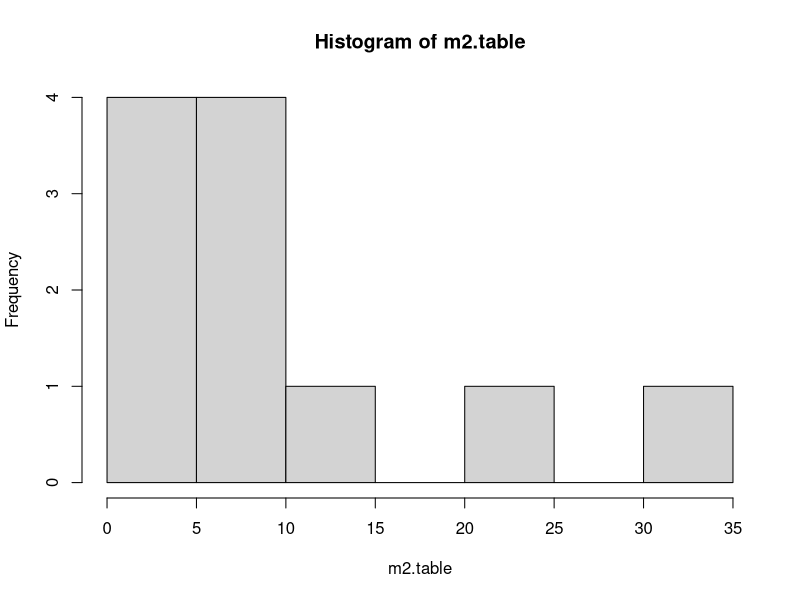
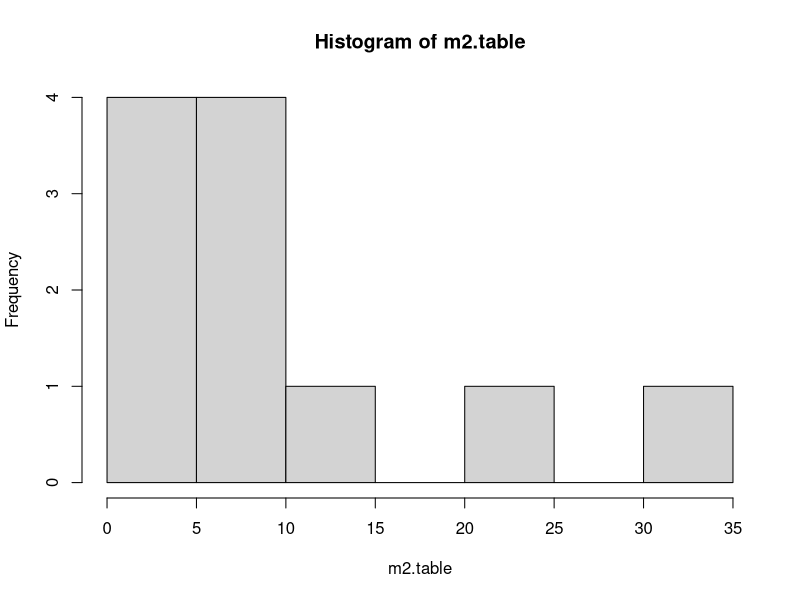
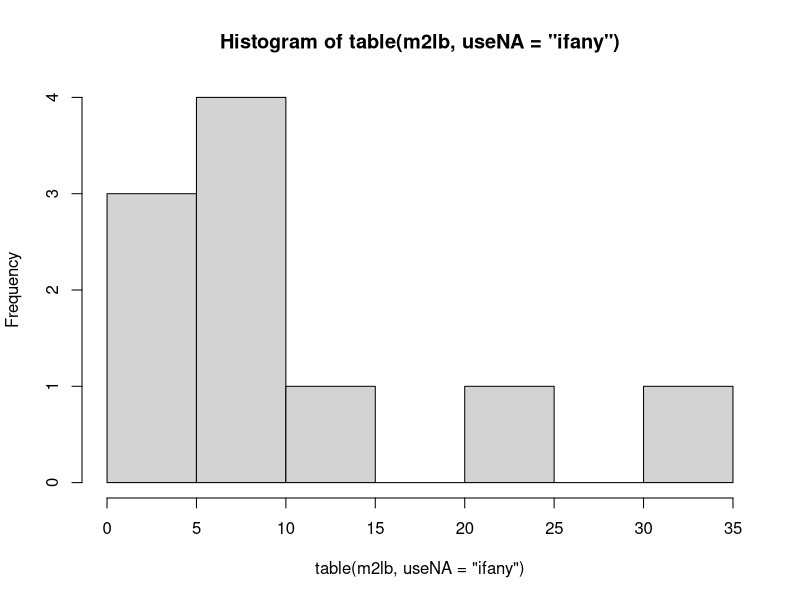

Reproduce these figures in R, in order. (Note: this script raises an error after producing the figures.)
#question:1
x=c(10,20,30,10,40,50)
x1=rep(x,c(3,5,2,2,4,4))
x1
table(x1)
mean(x1)
#question3
set.seed(09)
m=ceiling(runif(50,0,100))
m
cat(m)
range(m)
breaks=seq(0,100,by=10)
m.cuts=cut(m,breaks)
m.cuts
m.table=table(m.cuts)
m.table
cbind(m.table)

#m2=c(12,63,61,63,87,65,1,24,67,52,70,55,29,93,30,84,29,27,19,
#24,32,31,16,4,22,82,53,92,84,5,46,27,31,51,19,76,21,26,
#100,81,56, 65,32,63,33,51,68,49,25,77)#
set.seed(1234)
m2=ceiling(rnorm(100,60,15))
m2
mean(m2)
cat(m2)
range(m2)
table(m2)
m2[c(1,2,3,4,5)]=c(0,10,11,99,100)#to check the cut command replacing first 5 values
head(m2,n=5)

breaks=seq(0,100,by=10)#to create class intervals
breaks
m2.cuts=cut(m2,breaks)#default right=true
m2.cuts
head(m2.cuts,n=5)
#head(m2,n=5)
#m2.table=table(m2.cuts)#doesnot displays NA values
m2.table=table(m2.cuts,useNA='ifany')#displays NA values
m2.table
cbind(m2.table)
hist(m2.table)
hist(m2.table,breaks=10)

#correct the problem of NA
s=cut(m2,breaks=breaks,include.lowest=T)#default right=T
as.character(head(s,n=5))
head(m2,n=5)
table(s,useNA='ifany')

#by making right=F
s2=cut(m2,breaks=breaks,include.lowest=T,right=F)
as.character(head(s2,n=5))
head(m2,n=5)
table(s2,useNA='ifany')

#Giving Labels
m2lb=cut(m2,breaks=breaks,include.lowest=T,labels=LETTERS[1:length(breaks)-1])#default right=T
as.character(head(m2lb,n=5))
head(m2,n=5)
table(m2lb,useNA='ifany')
cbind(table(m2lb,useNA='ifany'))
hist(table(m2lb,useNA='ifany'))


#question:2

marks=c(10 , 12, 13, 14 , 17)
mean(Marks)
students=c(5,7,9,8,4)
marks1=marks*students
marks1
students1=sum(students)
mean=sum(marks1)/students1
mean
#other method for discrete
x=rep(marks,students)
table(x)
mean(x)
#continuous
marks2=c("10-20","20-30","30-40","40-50")
students2=c(5,7,9,8)
df2=data.frame(marks2,students2)
  str(df2)
midpt2=c(15,25,35,45)

df2$mid2=midpt2
df2
df2$total=df2$students2*df2$mid2
df2$total
df2
sum(df2$total/sum(students2))

x=rep(df2$mid2,df2$students2)
mean(x)






m1=ceiling(runif(29,0,50))
set.seed(09)
m1
cat(m1)
breaks=seq(0,50,by=10)
m1.cuts=cut(m1,breaks)
m1.cuts

m1.table=table(m1.cuts)
m1.table
cbind(m1.table)
hist(m1.table)
pie(m1.table)


#example for normal frequency distribution with classes
set.seed(1234)
p=ceiling(rnorm(100,60,15))
p
mean(p)
table(p)
cbind(table(p))
range(p)
#breaks=seq(min(p),max(p),10)-to create class intervals
breaks=seq(20,100,10)
breaks
?cut

